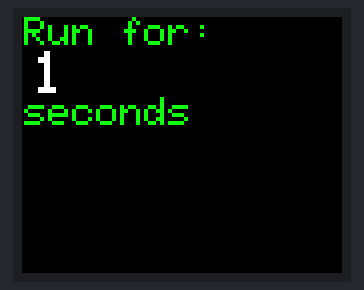
The sketch below on a simulated Arduino Uno, built with avr-gcc and run on an emulated ATmega328P. Shown: 160×128 colour display.

Above: at 1.1 s.
At 5.1 s:
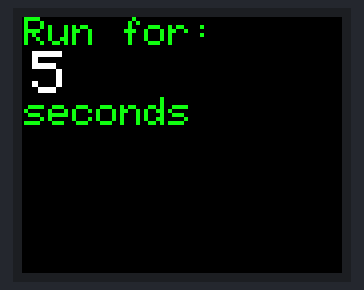
At 10.1 s:
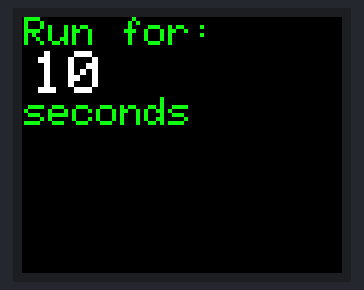
At 19.1 s:
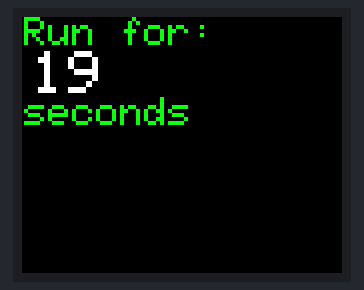
At 28.1 s:
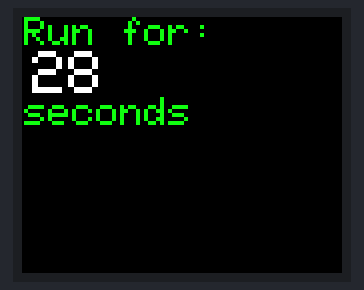
At 38.1 s:
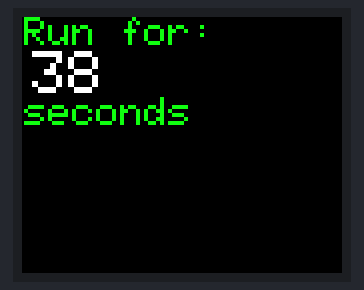

The sketch:

TFT_FIRST.ino
```cpp
#include <TFT.h> // библиотека для работы с TFT
#include <SPI.h>
#include <EEPROM.h>

// объявление выводов для Arduino
#define CS   10
#define DC   9
#define RESET  8


TFT myScreen = TFT(CS, DC, RESET);
// Начальная позиция точки - это середина экрана
int xPos = 80;
int yPos = 64;

// направление и скорость
int xDir = 1;
int yDir = 1;

// переменные для отслеживания позиции точки
int xPrev = xPos;
int yPrev = yPos;
// переменная для хранения прошедшего времени
long counter = 0;
// массив символов для вывода времени на экран
char printout[6];
void setup() {
  // put your setup code here, to run once:
  myScreen.begin();
  myScreen.setRotation(0);
  myScreen.background(0,0,0);  // очищаем экран, заливая его черным цветом
  myScreen.stroke(20,255,20); //text and elements color
  myScreen.setTextSize(2);
  myScreen.text("Run for:",1,0);
  myScreen.text("seconds",1,40);
  // увеличиваем размер шрифта для текста, выводимого в блоке loop()
  myScreen.setTextSize(3);
  delay(1000);  // небольшая интригующая пауза
Serial.begin(9600);
}

void loop() {
  // put your main code here, to run repeatedly:
 // получаем текущее время, прошедшее с момента запуска программы
    counter = millis();
    // преобразовываем его в строку
    String elapsedTime = String(counter/1000);
    // добавляем в массив
    elapsedTime.toCharArray(printout,5);
    // выводим на экран и стираем
    myScreen.stroke(255,255,255);
    myScreen.text(printout,5,17);
    delay(1000);
    myScreen.stroke(0,0,0);
    myScreen.text(printout,5,17);
}
```

Measured:
- what the display in image 0 shows lasts 1.0 s, from 1.0 s to 2.0 s
